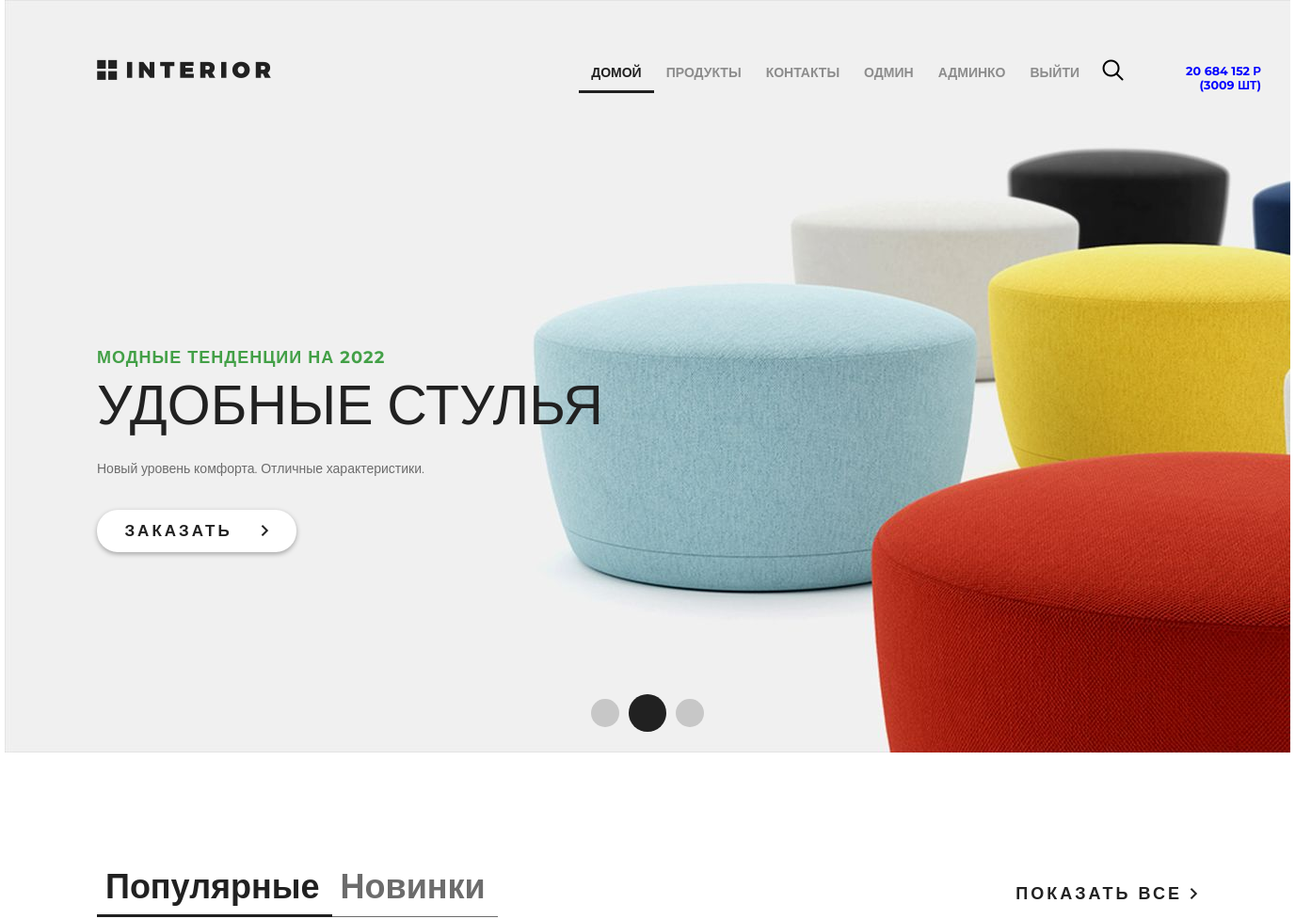
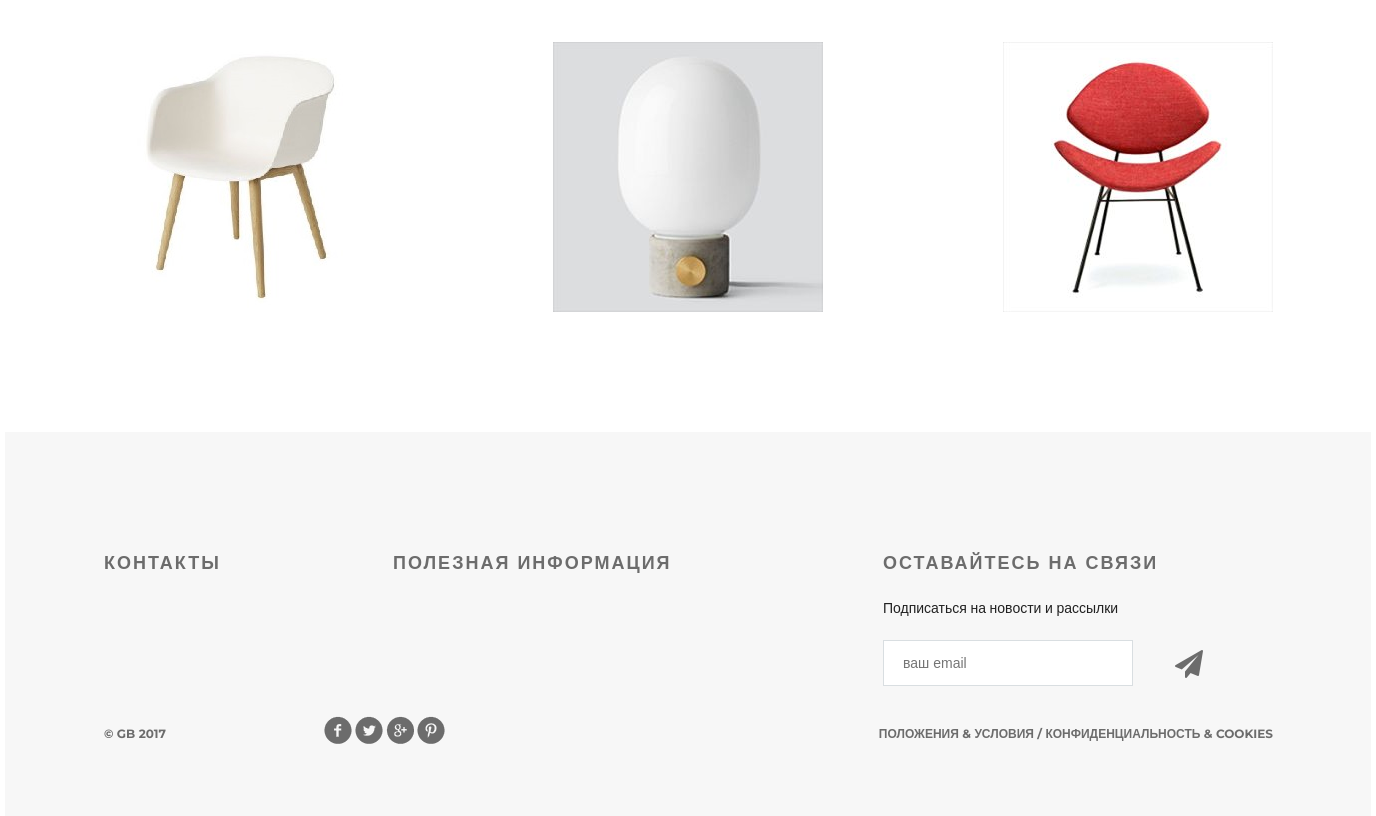
Page / (signed in) on the committed database (2 pictures, top to bottom).
### authapp/models.py (models this page shows)
class ShopUser(AbstractUser):
    avatar = models.ImageField(upload_to='users_avatars', blank=True)
    age = models.PositiveIntegerField(verbose_name='возраст')

### basketapp/models.py (models this page shows)
class Basket(models.Model):
    user = models.ForeignKey(
        settings.AUTH_USER_MODEL,
        on_delete=models.CASCADE,
        related_name='basket',
    )
    product = models.ForeignKey(
        Product,
        on_delete=models.CASCADE,
    )
    quantity = models.PositiveIntegerField(
        verbose_name='количество',
        default=0,
    )
    add_datetime = models.DateTimeField(
        verbose_name='время',
        auto_now_add=True,
    )
    @property
    def product_cost(self):
        return self.product.price * self.quantity
    @property
    def total_quantity(self):
        _items = Basket.objects.filter(user=self.user)
        _totalquantity = sum(list(map(lambda x: x.quantity, _items)))
        return _totalquantity
    @property
    def total_cost(self):
        _items = Basket.objects.filter(user=self.user)
        _totalcost = sum(list(map(lambda x: x.product_cost, _items)))
        return _totalcost

### mainapp/models.py (models this page shows, shortened)
class Product(models.Model):
    category = models.ForeignKey(ProductCategory, on_delete=models.CASCADE)
    name = models.CharField(verbose_name='имя продукта', max_length=128)
    image = models.ImageField(upload_to='products_images', blank=True)
    short_desc = models.CharField(
        verbose_name='краткое описание продукта',
        max_length=60,
        blank=True,
    )
    description = models.TextField(
        verbose_name='описание продукта',
        blank=True,
    )
    price = models.DecimalField(
        verbose_name='цена продукта',
        max_digits=8,
        decimal_places=2,
        default=0,
    )
    quantity = models.PositiveIntegerField(
        verbose_name='количество на складе',
        default=0,
    )
    is_active = models.BooleanField(default=True)

### geekshop/views.py (the view)
# urls.py: path('', basketapp.basket, name='index'),
def index(request):
    title = 'GeekShop'
    products = Product.objects.all()[:3]
    basket = []
    if request.user.is_authenticated:
        basket = Basket.objects.filter(user=request.user)
    context = {
        'title': title,
        'products': products,
        'basket': basket,
    }
    return render(request, 'geekshop/index.html', context)

### geekshop/templates/geekshop/index.html (shortened to what this page needs)
{% extends 'geekshop/base.html' %}
{% load static %}
{% block content %}
		<div class="slider">
			<div class="header clearfix">
				{% include 'geekshop/includes/main_menu.html' %}
			</div>
			<div class="text-slider">
				<h3 class="green">модные тенденции на {% now "Y" %}</h3>
				<h3 class="big"> удобные стулья</h3>
				<p>Новый уровень комфорта. Отличные характеристики.</p>
				<a href="#" class="button-order">заказать <img src="{% static '/geekshop/img/arrow.png' %}" alt=""></a>
			</div>
			<div class="navi">
				<a href="#"></a><a href="#"></a><a href="#"></a>
			</div>
		</div>
		<div class="featured">
			<div class="featured-menu">
					<a class="active" href="#">Популярные</a><a href="#">Новинки</a>
			</div>
			<a class="explore" href="#">показать все <img src="{% static '/geekshop/img/arrow.png' %}" alt=""></a>
			<div class="clearfix">
			</div>
			<div class="tab-content">
				{% for product in products %}
				<div class="block">
					<a href="#"><img src="/media/{{ product.image }}" alt="">
					</a>
				</div>
				{% endfor %}
			</div>
		</div>
{% endblock %}

### geekshop/templates/geekshop/includes/main_menu.html
{% load humanize %}
<a href="{% url 'index' %}" class="logo"></a>
<ul class="menu">
    <li><a href="{% url 'index' %}" class="active">домой</a></li>
    <li><a href="{% url 'products:index' %}">продукты</a></li>
    <li><a href="{% url 'contacts' %}">контакты</a></li>
    {% if user.is_authenticated %}
        <li>
            <a href="{% url 'auth:edit' %}">
                {{ user.first_name|default:'Пользователь' }}
            </a>
        </li>
        {% if user.is_superuser %}
            <li>
                <a href="{% url 'admin_staff:users' %}">
                    Админко
                </a>
            </li>
        {% endif %}
    {% endif %}
    <li>
        {% if user.is_authenticated %}
            <a href="{% url 'auth:logout' %}">выйти</a>
        {% else %}
            <a href="{% url 'auth:login' %}">войти</a>
        {% endif %}
    </li>
    {% if basket %}
        <li>
            <a href="{% url 'basket:index' %}" class="basket">
                <div style="position: absolute; width: 75%; margin: 0 auto;">
                    <div>
                        <span style="font-size: 90%; color: #0000FF">
                            {{ basket.0.total_cost|floatformat:0|intcomma }} р
                        </span>
                    </div>
                    <div>
                        <span style="font-size: 90%; color: #0000FF">
                            ({{ basket.0.total_quantity }} шт)
                        </span>
                    </div>
                </div>
            </a>
        </li>
    {% endif %}
</ul>
<a href="#" class="search"></a>

### geekshop/static/geekshop/style.css (style rules this page uses)
* { margin: 0; padding: 0; }
body { font-family: 'Montserrat', sans-serif; }
html, body { height: 100%; }
.slider { height: 800px; background-image: url(img/slider.jpg); padding-left: 98px; padding-right: 211px; position: relative; }
.logo { background-image: url(img/logo.png); margin-top: 63px; width: 185px; height: 22px; float: left; }
.menu { list-style-type: none; margin-top: 67px; float: right; }
.menu li { float: left; }
.menu a { color: #8c8c8c; font-size: 14px; font-weight: 700; text-align: right; text-transform: uppercase; text-decoration: none; padding: 10px 13px; }
.menu .active { color: #212121; font-weight: 700; border-bottom: 3px solid #212121; }
.search { display: block; width: 23px; height: 23px; background-image: url(img/search.png); position: absolute; top: 63px; left: 1166px; }
.basket { display: block; width: 150px; height: 23px; position: absolute; top: 58px; left: 1190px; }
.clearfix:after { content: ""; display: block; clear: both; }
.text-slider { margin-top: 288px; position: absolute; }
.text-slider p { color: #6c6c6c; font-size: 14px; text-align: left; width: 458px; line-height: 24px; }
.button-order { background-color: #ffffff; box-shadow: 0px 2px 4.85px 0.15px rgba(33, 33, 33, 0.35); width: 212px; height: 45px; display: block; text-transform: uppercase; text-align: center; border-radius: 22px; text-decoration: none; color: #212121; font-size: 17px; font-weight: 700; line-height: 45px; margin-top: 32px; letter-spacing: 3px; }
.button-order img { padding-left: 22px; }
.green { text-transform: uppercase; color: #43a047; font-size: 18px; font-weight: 700; text-align: left; margin-bottom: 22px; line-height: 13px; letter-spacing: 1px; }
.big { color: #212121; font-size: 59px; line-height: 43px; text-transform: uppercase; font-weight: 100; margin-bottom: 34px; }
.navi { position: absolute; bottom: 22px; right: 618px; display: flex; width: 130px; height: 40px; justify-content: space-between; align-items: center; }
.navi a { display: block; width: 30px; height: 30px; border-radius: 50%; background-color: rgba(33, 33, 33, 0.2); float: left; margin: 0px 5px; }
.navi a:nth-child(2) { display: block; width: 40px; height: 40px; border-radius: 50%; background-color: #212121; float: left; margin: 0px; }
.featured { padding-left: 98px; padding-right: 98px; }
.featured-menu { margin-top: 120px; width: 300px; height: 49px; float: left; }
.featured-menu a { color: #6c6c6c; font-size: 36px; font-weight: 700; text-align: left; text-decoration: none; border-bottom: 1px solid #6c6c6c; padding-bottom: 10px; padding-right: 13px; padding-left: 9px; }
.featured-menu .active { font-size: 36px; font-weight: 700; text-align: left; color: #212121; border-bottom: 3px solid #212121; padding-bottom: 8px; }
.explore { text-transform: uppercase; color: #212121; font-size: 18px; font-weight: 700; line-height: 24px; text-align: center; float: right; margin-top: 138px; letter-spacing: 3px; text-decoration: none; }
.tab-content { margin-top: 50px; display: flex; justify-content: space-between; margin-bottom: 120px; }
.tab-content .block { height: 270px; width: 270px; position: relative; }

### rows in the picture
ShopUser: first_name "ОДМИН"
Basket: user+product+quantity "20 684 152", user+quantity "3009"
Product: image (picture)
Product: image (picture)
Product: image (picture)
